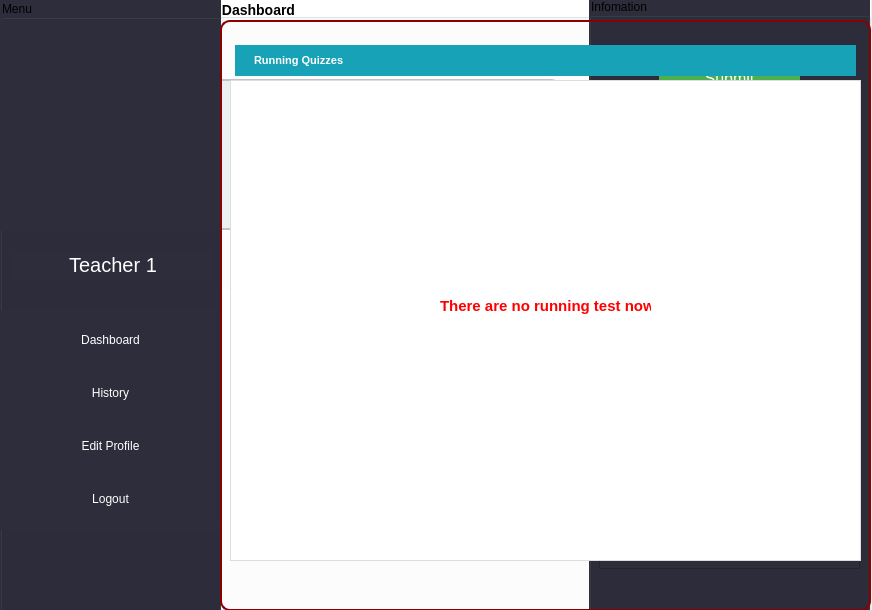
<?xml version="1.0" encoding="UTF-8"?>
<ui version="4.0">
 <class>StudentForm</class>
 <widget class="QWidget" name="StudentForm">
  <property name="geometry">
   <rect>
    <x>0</x>
    <y>0</y>
    <width>872</width>
    <height>610</height>
   </rect>
  </property>
  <property name="maximumSize">
   <size>
    <width>872</width>
    <height>614</height>
   </size>
  </property>
  <property name="windowTitle">
   <string>Form</string>
  </property>
  <property name="styleSheet">
   <string notr="true">background-color: white;
QInputDialog { background-color: black; color: white; }</string>
  </property>
  <widget class="QGroupBox" name="leftSidebar">
   <property name="geometry">
    <rect>
     <x>0</x>
     <y>0</y>
     <width>221</width>
     <height>611</height>
    </rect>
   </property>
   <property name="styleSheet">
    <string notr="true">background-color: #2D2D3B;</string>
   </property>
   <property name="title">
    <string>Menu</string>
   </property>
   <widget class="QWidget" name="verticalLayoutWidget">
    <property name="geometry">
     <rect>
      <x>0</x>
      <y>310</y>
      <width>221</width>
      <height>221</height>
     </rect>
    </property>
    <layout class="QVBoxLayout" name="btnGroup">
     <item>
      <widget class="QPushButton" name="btnDashboard">
       <property name="styleSheet">
        <string notr="true">QPushButton {
    background-color: #2D2D3B;
    color: #FFFFFF;
    border: none;
    padding: 10px;
    text-align: center;
}
QPushButton:hover {
    background-color: #444457; /* Hiệu ứng hover */
    border-left: 3px solid #FF4757; /* Đường highlight màu đỏ */
}</string>
       </property>
       <property name="text">
        <string>Dashboard</string>
       </property>
      </widget>
     </item>
     <item>
      <widget class="QPushButton" name="btnAddNewTest">
       <property name="styleSheet">
        <string notr="true">QPushButton {
    background-color: #2D2D3B;
    color: #FFFFFF;
    border: none;
    padding: 10px;
    text-align: center;
}
QPushButton:hover {
    background-color: #444457; /* Hiệu ứng hover */
    border-left: 3px solid #FF4757; /* Đường highlight màu đỏ */
}</string>
       </property>
       <property name="text">
        <string>History</string>
       </property>
      </widget>
     </item>
     <item>
      <widget class="QPushButton" name="btnEditProfile">
       <property name="styleSheet">
        <string notr="true">QPushButton {
    background-color: #2D2D3B;
    color: #FFFFFF;
    border: none;
    padding: 10px;
    text-align: center;
}
QPushButton:hover {
    background-color: #444457; /* Hiệu ứng hover */
    border-left: 3px solid #FF4757; /* Đường highlight màu đỏ */
}</string>
       </property>
       <property name="text">
        <string>Edit Profile</string>
       </property>
      </widget>
     </item>
     <item>
      <widget class="QPushButton" name="btnLogoutTeacherDashboard">
       <property name="styleSheet">
        <string notr="true">QPushButton {
    background-color: #2D2D3B;
    color: #FFFFFF;
    border: none;
    padding: 10px;
    text-align: center;
}
QPushButton:hover {
    background-color: #444457; /* Hiệu ứng hover */
    border-left: 3px solid #FF4757; /* Đường highlight màu đỏ */
}</string>
       </property>
       <property name="text">
        <string>Logout</string>
       </property>
      </widget>
     </item>
    </layout>
   </widget>
   <widget class="QLabel" name="lbTeacherName">
    <property name="geometry">
     <rect>
      <x>0</x>
      <y>240</y>
      <width>221</width>
      <height>51</height>
     </rect>
    </property>
    <property name="styleSheet">
     <string notr="true">color: #FFFFFF;
    font-size: 20px;
    margin: 10px;
text-align: center;</string>
    </property>
    <property name="text">
     <string>&lt;html&gt;&lt;head/&gt;&lt;body&gt;&lt;p align=&quot;center&quot;&gt;Teacher 1&lt;/p&gt;&lt;/body&gt;&lt;/html&gt;</string>
    </property>
   </widget>
   <widget class="QLabel" name="label_13">
    <property name="geometry">
     <rect>
      <x>0</x>
      <y>20</y>
      <width>221</width>
      <height>211</height>
     </rect>
    </property>
    <property name="text">
     <string>&lt;html&gt;&lt;head/&gt;&lt;body&gt;&lt;p&gt;&lt;img src=&quot;:/data/images/a.jpg&quot;/&gt;&lt;/p&gt;&lt;/body&gt;&lt;/html&gt;</string>
    </property>
   </widget>
  </widget>
  <widget class="QGroupBox" name="groupBoxHistory">
   <property name="geometry">
    <rect>
     <x>220</x>
     <y>0</y>
     <width>651</width>
     <height>621</height>
    </rect>
   </property>
   <property name="styleSheet">
    <string notr="true">QGroupBox {
    border: 2px solid #8B0000;
    border-radius: 10px;
    margin-top: 20px;
    font-size: 14px;
    font-weight: bold;
    color: black;
	background-color: white;
}</string>
   </property>
   <property name="title">
    <string>History</string>
   </property>
   <widget class="QTableWidget" name="tbHistory">
    <property name="geometry">
     <rect>
      <x>55</x>
      <y>61</y>
      <width>531</width>
      <height>521</height>
     </rect>
    </property>
   </widget>
  </widget>
  <widget class="QGroupBox" name="groupBoxDashboard">
   <property name="geometry">
    <rect>
     <x>220</x>
     <y>0</y>
     <width>651</width>
     <height>611</height>
    </rect>
   </property>
   <property name="styleSheet">
    <string notr="true">QGroupBox {
    border: 2px solid #8B0000;
    border-radius: 10px;
    margin-top: 20px;
    font-size: 14px;
    font-weight: bold;
    color: black;
}
QInputDialog { background-color: black; color: white; }</string>
   </property>
   <property name="title">
    <string>Dashboard</string>
   </property>
   <widget class="QTableWidget" name="tbTeacherDashboard">
    <property name="geometry">
     <rect>
      <x>10</x>
      <y>80</y>
      <width>631</width>
      <height>481</height>
     </rect>
    </property>
    <property name="styleSheet">
     <string notr="true">QTableWidget {
    background-color: #ffffff; /* Màu nền của bảng */
    border: 1px solid #ddd;
    gridline-color: #ccc;
    font-size: 14px;
	color: black;
}

QTableWidget::item {
    padding: 5px; /* Khoảng cách giữa các item */
}

/* Dòng đã chọn */
QTableWidget::item:selected {
    background-color: #d0e7ff; /* Màu nền của dòng được chọn */
    color: #000; /* Màu chữ của dòng được chọn */
}

/* Thay đổi giao diện khi di chuột vào hàng */
QTableWidget::item:hover {
    background-color: #f5f5f5; /* Màu nền khi di chuột */
}

/* Các đường viền của bảng */
QTableCornerButton::section {
    background-color: #f0f0f0; /* Màu nền của góc bảng */
    border: 1px solid #ccc;
}</string>
    </property>
   </widget>
   <widget class="QLabel" name="label_9">
    <property name="geometry">
     <rect>
      <x>10</x>
      <y>40</y>
      <width>631</width>
      <height>41</height>
     </rect>
    </property>
    <property name="styleSheet">
     <string notr="true">QLabel {
    padding: 5px 15px; /* Khoảng cách bên trong */
    font-size: 14px; /* Kích thước chữ */
    font-weight: bold; /* Chữ in đậm */
    color: #ffffff; /* Màu chữ */
    margin: 5px; /* Khoảng cách giữa các QLabel */
    text-align: center; /* Căn giữa chữ */
}
QLabel {
    background-color: #17a2b8; /* Màu xanh biển cho trạng thái Running */
}</string>
    </property>
    <property name="text">
     <string>&lt;html&gt;&lt;head/&gt;&lt;body&gt;&lt;p&gt;&lt;span style=&quot; font-size:8pt;&quot;&gt;Running Quizzes&lt;/span&gt;&lt;/p&gt;&lt;/body&gt;&lt;/html&gt;</string>
    </property>
   </widget>
   <widget class="QLabel" name="lbWarning">
    <property name="geometry">
     <rect>
      <x>220</x>
      <y>290</y>
      <width>211</width>
      <height>31</height>
     </rect>
    </property>
    <property name="styleSheet">
     <string notr="true">color: red;
font-size: 15px;
font-weight: 600;
text-align: center;</string>
    </property>
    <property name="text">
     <string>There are no running test now</string>
    </property>
   </widget>
  </widget>
  <widget class="QGroupBox" name="groupBoxEditProfile">
   <property name="geometry">
    <rect>
     <x>220</x>
     <y>0</y>
     <width>651</width>
     <height>611</height>
    </rect>
   </property>
   <property name="styleSheet">
    <string notr="true">QGroupBox {
    border: 2px solid #8B0000;
    border-radius: 10px;
    margin-top: 20px;
    font-size: 14px;
    font-weight: bold;
    color: black;
}
</string>
   </property>
   <property name="title">
    <string>Edit Profile</string>
   </property>
   <widget class="QWidget" name="horizontalLayoutWidget_4">
    <property name="geometry">
     <rect>
      <x>130</x>
      <y>180</y>
      <width>381</width>
      <height>211</height>
     </rect>
    </property>
    <layout class="QHBoxLayout" name="horizontalLayout_4">
     <item>
      <layout class="QVBoxLayout" name="verticalLayout_5">
       <item>
        <widget class="QLabel" name="label_17">
         <property name="styleSheet">
          <string notr="true">QLabel {
    color: #444;
    font-size: 14px;
}</string>
         </property>
         <property name="text">
          <string>User Id:</string>
         </property>
        </widget>
       </item>
       <item>
        <widget class="QLabel" name="label_14">
         <property name="styleSheet">
          <string notr="true">QLabel {
    color: #444;
    font-size: 14px;
}</string>
         </property>
         <property name="text">
          <string>Fullname:</string>
         </property>
        </widget>
       </item>
       <item>
        <widget class="QLabel" name="label_15">
         <property name="styleSheet">
          <string notr="true">QLabel {
    color: #444;
    font-size: 14px;
}</string>
         </property>
         <property name="text">
          <string>Username:</string>
         </property>
        </widget>
       </item>
       <item>
        <widget class="QLabel" name="label_16">
         <property name="styleSheet">
          <string notr="true">QLabel {
    color: #444;
    font-size: 14px;
}</string>
         </property>
         <property name="text">
          <string>Password:</string>
         </property>
        </widget>
       </item>
      </layout>
     </item>
     <item>
      <layout class="QVBoxLayout" name="verticalLayout_6">
       <item>
        <widget class="QLineEdit" name="txtEditProfileId">
         <property name="styleSheet">
          <string notr="true">QLineEdit {
    border: 1px solid #888;
    border-radius: 5px;
    padding: 5px;
    background-color: #F8F8F8;
	color: black;
}</string>
         </property>
        </widget>
       </item>
       <item>
        <widget class="QLineEdit" name="txtEditProfileFullname">
         <property name="styleSheet">
          <string notr="true">QLineEdit {
    border: 1px solid #888;
    border-radius: 5px;
    padding: 5px;
    background-color: #F8F8F8;
	color: black;
}</string>
         </property>
        </widget>
       </item>
       <item>
        <widget class="QLineEdit" name="txtEditProfileUsername">
         <property name="styleSheet">
          <string notr="true">QLineEdit {
    border: 1px solid #888;
    border-radius: 5px;
    padding: 5px;
    background-color: #F8F8F8;
	color: black;
}</string>
         </property>
        </widget>
       </item>
       <item>
        <widget class="QLineEdit" name="txtEditProfilePassword">
         <property name="styleSheet">
          <string notr="true">QLineEdit {
    border: 1px solid #888;
    border-radius: 5px;
    padding: 5px;
    background-color: #F8F8F8;
	color: black;
}</string>
         </property>
        </widget>
       </item>
      </layout>
     </item>
    </layout>
   </widget>
   <widget class="QPushButton" name="btnEditProfileSubmit">
    <property name="geometry">
     <rect>
      <x>280</x>
      <y>470</y>
      <width>83</width>
      <height>29</height>
     </rect>
    </property>
    <property name="styleSheet">
     <string notr="true">QPushButton {
    border: 2px solid #8B0000;
    border-radius: 5px;
    padding: 5px;
    background-color: #D9534F;
    color: #FFF;
    font-weight: bold;
}
QPushButton:hover {
    background-color: #C9302C;
}
QPushButton:pressed {
    background-color: #A52A2A;
}</string>
    </property>
    <property name="text">
     <string>Submit</string>
    </property>
   </widget>
  </widget>
  <widget class="QGroupBox" name="groupBoxIntoTest">
   <property name="geometry">
    <rect>
     <x>0</x>
     <y>-1</y>
     <width>871</width>
     <height>611</height>
    </rect>
   </property>
   <property name="styleSheet">
    <string notr="true">background-color: white;</string>
   </property>
   <property name="title">
    <string>Test</string>
   </property>
   <widget class="QGroupBox" name="groupBox">
    <property name="geometry">
     <rect>
      <x>589</x>
      <y>-1</y>
      <width>281</width>
      <height>621</height>
     </rect>
    </property>
    <property name="styleSheet">
     <string notr="true">background-color: #2D2D3B;</string>
    </property>
    <property name="title">
     <string>Infomation</string>
    </property>
    <widget class="QPushButton" name="pushButton">
     <property name="geometry">
      <rect>
       <x>70</x>
       <y>60</y>
       <width>141</width>
       <height>41</height>
      </rect>
     </property>
     <property name="styleSheet">
      <string notr="true">QPushButton {
    background-color: #4CAF50; /* Màu nền */
    color: white;             /* Màu chữ */
    border: none;             /* Không viền */
    padding: 10px 20px;       /* Khoảng cách bên trong */
    text-align: center;       /* Canh giữa nội dung */
    font-size: 16px;          /* Kích thước chữ */
    border-radius: 8px;       /* Bo tròn góc */
    transition: background-color 0.3s; /* Hiệu ứng khi hover */
}

QPushButton:hover {
    background-color: #45a049; /* Màu nền khi hover */
}

QPushButton:pressed {
    background-color: #2E7D32; /* Màu nền khi nhấn */
}
</string>
     </property>
     <property name="text">
      <string>Submit</string>
     </property>
    </widget>
    <widget class="QLCDNumber" name="lcdNumber">
     <property name="geometry">
      <rect>
       <x>60</x>
       <y>140</y>
       <width>161</width>
       <height>51</height>
      </rect>
     </property>
     <property name="styleSheet">
      <string notr="true">QLCDNumber {
    background-color: #000000; /* Màu nền */
    color: #00FF00;           /* Màu chữ hiển thị số */
    border: 2px solid #4CAF50; /* Viền màu xanh lá */
    border-radius: 10px;       /* Bo góc viền */
    padding: 5px;              /* Khoảng cách bên trong */
}</string>
     </property>
    </widget>
    <widget class="QTableWidget" name="tbQuestion">
     <property name="geometry">
      <rect>
       <x>10</x>
       <y>240</y>
       <width>261</width>
       <height>331</height>
      </rect>
     </property>
    </widget>
   </widget>
   <widget class="QLabel" name="lbQuestion">
    <property name="geometry">
     <rect>
      <x>170</x>
      <y>80</y>
      <width>391</width>
      <height>151</height>
     </rect>
    </property>
    <property name="styleSheet">
     <string notr="true">QLabel {
    font-size: 16px;           /* Kích thước chữ lớn hơn một chút */
    font-weight: bold;         /* Làm đậm chữ */
    color: #2c3e50;            /* Màu chữ tối hơn, tạo cảm giác chuyên nghiệp */
    background-color: #ecf0f1; /* Màu nền sáng nhẹ, thân thiện cho mắt */
    padding: 15px 20px;        /* Khoảng cách rộng hơn, tạo cảm giác thoáng */
    border-radius: 10px;       /* Bo góc nhẹ nhàng */
    border: 2px solid #bdc3c7; /* Viền mỏng với màu xám nhạt */
    text-align: left;          /* Căn nội dung sang trái */
}

QLabel:hover {
    background-color: #dfe6e9; /* Màu nền khi hover, sáng hơn */
    border: 2px solid #7f8c8d; /* Đổi màu viền khi hover */
    cursor: pointer;           /* Hiển thị con trỏ dạng pointer khi hover */
}</string>
    </property>
    <property name="text">
     <string>&lt;html&gt;&lt;head/&gt;&lt;body&gt;&lt;p align=&quot;center&quot;&gt;&lt;span style=&quot; font-size:10pt;&quot;&gt;Click on the right sidebar to start!!!&lt;/span&gt;&lt;/p&gt;&lt;/body&gt;&lt;/html&gt;</string>
    </property>
   </widget>
   <widget class="QWidget" name="verticalLayoutWidget_2">
    <property name="geometry">
     <rect>
      <x>60</x>
      <y>290</y>
      <width>471</width>
      <height>231</height>
     </rect>
    </property>
    <layout class="QVBoxLayout" name="layoutOption"/>
   </widget>
   <widget class="QLabel" name="lbNumber">
    <property name="geometry">
     <rect>
      <x>10</x>
      <y>140</y>
      <width>131</width>
      <height>31</height>
     </rect>
    </property>
    <property name="styleSheet">
     <string notr="true">QLabel {
    background-color: #0078d7; /* Màu nền */
    color: white;              /* Màu chữ */
    font-size: 16px;           /* Kích thước chữ */
    font-weight: bold;         /* Chữ đậm */
    border-radius: 10px;       /* Bo góc */
    padding: 5px 10px;         /* Khoảng cách nội dung trong label */
    border: 2px solid #005bb5; /* Viền xung quanh */
    text-align: center;        /* Canh giữa nội dung */
}
</string>
    </property>
    <property name="text">
     <string>&lt;html&gt;&lt;head/&gt;&lt;body&gt;&lt;p align=&quot;center&quot;&gt;&lt;span style=&quot; font-size:10pt;&quot;&gt;Ready?&lt;/span&gt;&lt;/p&gt;&lt;/body&gt;&lt;/html&gt;</string>
    </property>
   </widget>
   <zorder>groupBox</zorder>
   <zorder>verticalLayoutWidget_2</zorder>
   <zorder>lbNumber</zorder>
   <zorder>lbQuestion</zorder>
  </widget>
  <widget class="QGroupBox" name="groupBox_2">
   <property name="geometry">
    <rect>
     <x>10</x>
     <y>-1</y>
     <width>861</width>
     <height>611</height>
    </rect>
   </property>
   <property name="title">
    <string>GroupBox</string>
   </property>
  </widget>
  <zorder>groupBox_2</zorder>
  <zorder>groupBoxEditProfile</zorder>
  <zorder>groupBoxHistory</zorder>
  <zorder>groupBoxIntoTest</zorder>
  <zorder>leftSidebar</zorder>
  <zorder>groupBoxDashboard</zorder>
 </widget>
 <resources/>
 <connections/>
</ui>
